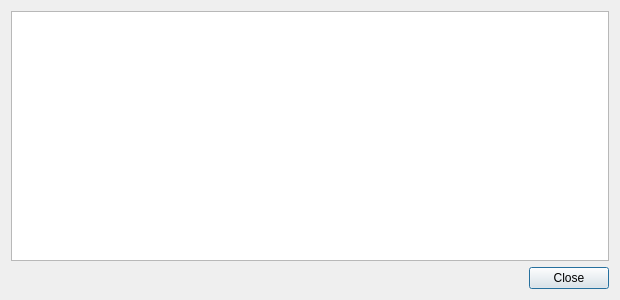
<?xml version="1.0" encoding="UTF-8"?>
<ui version="4.0">
 <class>TransactionDescDialog</class>
 <widget class="QDialog" name="TransactionDescDialog">
  <property name="geometry">
   <rect>
    <x>0</x>
    <y>0</y>
    <width>620</width>
    <height>298</height>
   </rect>
  </property>
  <property name="windowTitle">
   <string notr="true">Transaction details</string>
  </property>
  <layout class="QVBoxLayout" name="verticalLayout">
   <item>
    <widget class="QTextEdit" name="detailText">
     <property name="minimumSize">
      <size>
       <width>0</width>
       <height>250</height>
      </size>
     </property>
     <property name="toolTip">
      <string>This pane shows a detailed description of the transaction</string>
     </property>
     <property name="readOnly">
      <bool>true</bool>
     </property>
    </widget>
   </item>
   <item>
    <widget class="QDialogButtonBox" name="buttonBox">
     <property name="sizePolicy">
      <sizepolicy hsizetype="Expanding" vsizetype="Preferred">
       <horstretch>0</horstretch>
       <verstretch>0</verstretch>
      </sizepolicy>
     </property>
     <property name="orientation">
      <enum>Qt::Horizontal</enum>
     </property>
     <property name="standardButtons">
      <set>QDialogButtonBox::Close</set>
     </property>
    </widget>
   </item>
  </layout>
 </widget>
 <resources/>
 <connections>
  <connection>
   <sender>buttonBox</sender>
   <signal>accepted()</signal>
   <receiver>TransactionDescDialog</receiver>
   <slot>accept()</slot>
   <hints>
    <hint type="sourcelabel">
     <x>20</x>
     <y>20</y>
    </hint>
    <hint type="destinationlabel">
     <x>20</x>
     <y>20</y>
    </hint>
   </hints>
  </connection>
  <connection>
   <sender>buttonBox</sender>
   <signal>rejected()</signal>
   <receiver>TransactionDescDialog</receiver>
   <slot>reject()</slot>
   <hints>
    <hint type="sourcelabel">
     <x>20</x>
     <y>20</y>
    </hint>
    <hint type="destinationlabel">
     <x>20</x>
     <y>20</y>
    </hint>
   </hints>
  </connection>
 </connections>
</ui>
